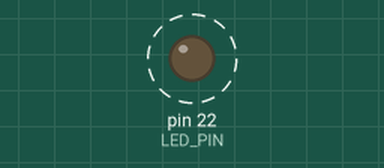
Bench run of a sketch on a simulated Arduino Mega 2560, built with avr-gcc and run on an emulated ATmega2560. Parts: output pins drawn as LEDs (lit = HIGH). Dashed ring = blinking. Pins used as bus, display or sensor lines are not drawn; what the sketch prints to the serial monitor is not drawn.

Above: at 0.5 s.
Timing chart, 0 to 3.0 s (numbered marks = the images above):
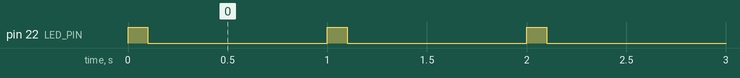

The sketch:

helloWorldWriter.ino
```cpp
//Constants
//  Transmission / Reception pin (1 = Tx, 0 = Rx)
const char TX_RX_PIN = 2;
//  LED Pin
const char LED_PIN = 22;
//  Serial baud rate
const unsigned long BAUD = 115200;

//Global Vars
//  LED Toggle Var
bool LED_SET_ON = 0;

//Initialization
void setup() {

  //Serial Communications
  Serial.begin(BAUD);

  //Configure TxRx Pin
  pinMode(TX_RX_PIN, OUTPUT);

  //Configure LED Pin
  pinMode(LED_PIN, OUTPUT);

  //Set to sender
  digitalWrite(TX_RX_PIN, HIGH);

}


//Forever
void loop() {

  //Send Message
  Serial.println("Hello World");


  digitalWrite(LED_PIN,HIGH);
  delay(100);
  digitalWrite(LED_PIN,LOW);

  //~1 Hz freq
  delay(900);

}
```

Measured:
- by itself, pin 22 (LED_PIN): alternates HIGH for 0.10 s and LOW for 0.90 s
